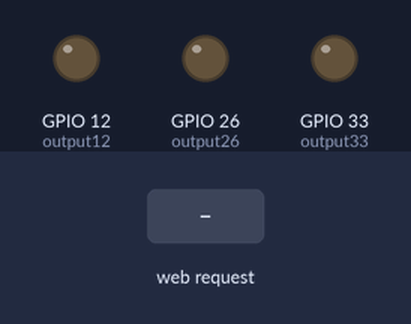
This program was run on a simulated ESP32. Shown: output pins drawn as LEDs (lit = HIGH). The test bench sets the inputs (shaded band). WiFi joins after 1.5 s; servers stay silent unless stated; what the program prints to the serial monitor is not drawn.

Above: at 2.7 s.
2.8 s: HTTP request GET /26/on received
At 3.6 s:
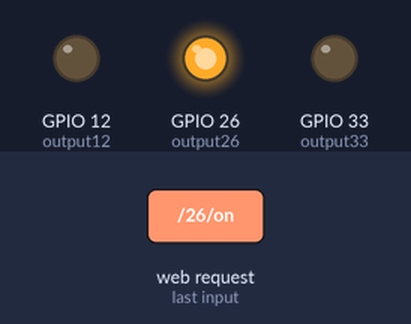
4.3 s: HTTP request GET /12/on received
At 4.7 s:
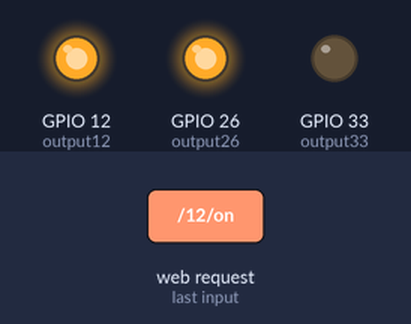
5.8 s: HTTP request GET /26/off received
At 7.0 s:
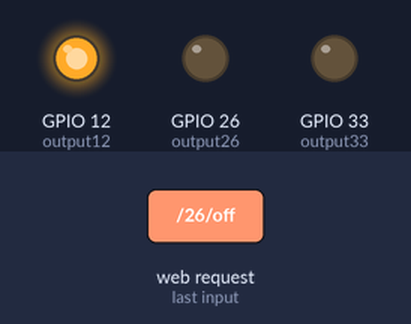
7.3 s: HTTP request GET /33/on received
At 8.2 s:
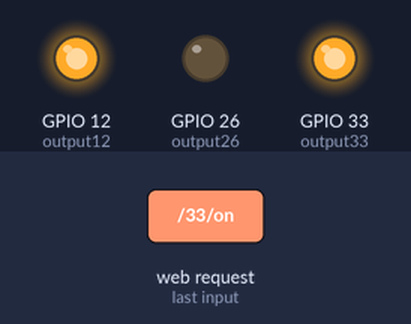
8.8 s: HTTP request GET /12/off received
At 9.3 s:
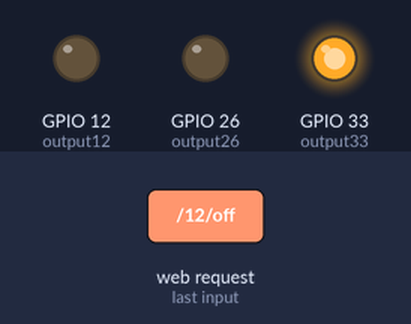
10.3 s: HTTP request GET /33/off received
At 11.7 s:
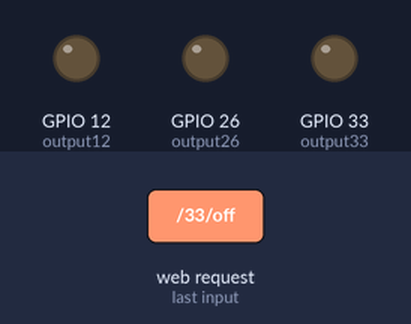
Timing chart, 0 to 12.8 s (numbered marks = the images above; inputs shaded):
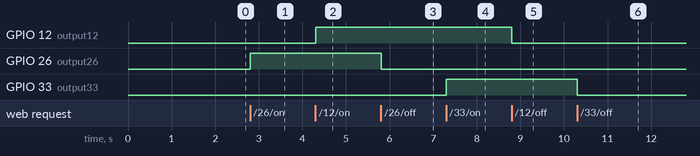

Measured:
- after the input at 2.8 s, GPIO 26 (output26): LOW → HIGH at once
- after the input at 4.3 s, GPIO 12 (output12): LOW → HIGH at once
- after the input at 5.8 s, GPIO 26 (output26): HIGH → LOW at once
- after the input at 7.3 s, GPIO 33 (output33): LOW → HIGH at once
- after the input at 8.8 s, GPIO 12 (output12): HIGH → LOW at once
- after the input at 10.3 s, GPIO 33 (output33): HIGH → LOW at once

The program:

main.cpp
```cpp
#include <Arduino.h>
#include <WiFi.h>


const char* ssid = "YOUR-SSID";
const char* password = "YOUR-PASSWORD";

WiFiServer server(80);

// Variable to store the HTTP request
String header;

// Auxiliar variables to store the current output state
String output26State = "off";
String output12State = "off";
String output33State = "off";


// Assign output variables to GPIO pins
const int output26 = 26;
const int output12 = 12;
const int output33 = 33;


// Current time
unsigned long currentTime = millis();
// Previous time
unsigned long previousTime = 0;
// Define timeout time in milliseconds (example: 2000ms = 2s)
const long timeoutTime = 2000;


void setup() {
  Serial.begin(115200);

  pinMode(output26, OUTPUT);
  pinMode(output12, OUTPUT);
  pinMode(output33, OUTPUT);

  Serial.print("Connecting to ");
  Serial.println(ssid);
  WiFi.begin(ssid, password);
  while (WiFi.status() != WL_CONNECTED) {
    delay(500);
    Serial.print(".");
  }
  // Print local IP address and start web server
  Serial.println("");
  Serial.println("WiFi connected.");
  Serial.println("IP address: ");
  Serial.println(WiFi.localIP());
  server.begin();
}

void loop(){
  WiFiClient client = server.available();   // Listen for incoming clients

  if (client) {                             // If a new client connects,
    currentTime = millis();
    previousTime = currentTime;
    Serial.println("New Client.");          // print a message out in the serial port
    String currentLine = "";                // make a String to hold incoming data from the client
    while (client.connected() && currentTime - previousTime <= timeoutTime) {  // loop while the client's connected
      currentTime = millis();
      if (client.available()) {             // if there's bytes to read from the client,
        char c = client.read();             // read a byte, then
        Serial.write(c);                    // print it out the serial monitor
        header += c;
        if (c == '\n') {                    // if the byte is a newline character
          // if the current line is blank, you got two newline characters in a row.
          // that's the end of the client HTTP request, so send a response:
          if (currentLine.length() == 0) {
            // HTTP headers always start with a response code (e.g. HTTP/1.1 200 OK)
            // and a content-type so the client knows what's coming, then a blank line:
            client.println("HTTP/1.1 200 OK");
            client.println("Content-type:text/html");
            client.println("Connection: close");
            client.println();

            // turns the GPIOs on and off
            Serial.println(header);
            if (header.indexOf("GET /26/on") >= 0) {
              Serial.println("GPIO 26 on");
              output26State = "on";
              digitalWrite(output26, HIGH);
            } else if (header.indexOf("GET /26/off") >= 0) {
              Serial.println("GPIO 26 off");
              output26State = "off";
              digitalWrite(output26, LOW);
            } else if (header.indexOf("GET /12/on") >= 0) {
              Serial.println("GPIO 12 on");
              output12State = "on";
              digitalWrite(output12, HIGH);
            } else if (header.indexOf("GET /12/off") >= 0) {
              Serial.println("GPIO 12 off");
              output12State = "off";
              digitalWrite(output12, LOW);
            }else if(header.indexOf("GET /33/on") >= 0){
              Serial.println("GPIO 33 on");
              output33State = "on";
              digitalWrite(output33, HIGH);
            }else if(header.indexOf("GET /33/off") >= 0){
              Serial.println("GPIO 33 off");
              output33State = "off";
              digitalWrite(output33, LOW);
            }

            // Display the HTML web page
            client.println("<!DOCTYPE html><html>");
            client.println("<head><meta name=\"viewport\" content=\"width=device-width, initial-scale=1\">");
            client.println("<link rel=\"icon\" href=\"data:,\">");
            client.println("<link href=\"https://fonts.googleapis.com/css2?family=Montserrat:wght@400;600&amp;display=swap\" rel=\"stylesheet\">");
            // CSS to style the on/off buttons
            // Feel free to change the background-color and font-size attributes to fit your preferences
            client.println("<style>html { font-family: Helvetica; display: inline-block; margin: 0px auto; text-align: center; background-color: #161A38; color: #FFFFFF}");
            client.println(".button { background-color: #00ff44; border: none; color: white; padding: 16px 40px;");
            client.println("text-decoration: none; font-size: 30px; margin: 2px; cursor: pointer;}");
            client.println("h2{line-height: 0;}");
            client.println(".button2 {background-color: #FC0901;}</style></head>");

            // Web Page Heading
            client.println("<body><h1>SMART HOME</h1>");


            // Display current state, and ON/OFF buttons for GPIO 26
            client.println("<p>Yellow Led - State " + output26State + "</p>");
            // If the output26State is off, it displays the ON button
            if (output26State=="off") {
              client.println("<p><a href=\"/26/on\"><button class=\"button button2\">OFF</button></a></p>");
            } else {
              client.println("<p><a href=\"/26/off\"><button class=\"button\">ON</button></a></p>");

            }

            // Display current state, and ON/OFF buttons for GPIO 12
            client.println("<p>Green Led - State " + output12State + "</p>");
            // If the output12State is off, it displays the ON button
            if (output12State=="off") {
              client.println("<p><a href=\"/12/on\"><button class=\"button button2\">OFF</button></a></p>");

            } else {
              client.println("<p><a href=\"/12/off\"><button class=\"button\">ON</button></a></p>");
            }

            // Display current state, and ON/OFF buttons for GPIO 33
            client.println("<p>Red Led - State " + output33State + "</p>");
            // If the output33State is off, it displays the ON button
            if (output33State=="off") {
              client.println("<p><a href=\"/33/on\"><button class=\"button button2\">OFF</button></a></p>");

            } else {
              client.println("<p><a href=\"/33/off\"><button class=\"button\">ON</button></a></p>");
            }

            client.println("</body></html>");

            // The HTTP response ends with another blank line
            client.println();
            // Break out of the while loop
            break;
          } else { // if you got a newline, then clear currentLine
            currentLine = "";
          }
        } else if (c != '\r') {  // if you got anything else but a carriage return character,
          currentLine += c;      // add it to the end of the currentLine
        }
      }
    }
    // Clear the header variable
    header = "";
    // Close the connection
    client.stop();
    Serial.println("Client disconnected.");
    Serial.println("");
  }
}
```
